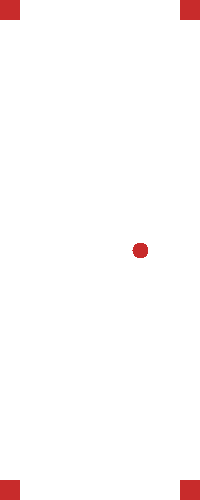
Frame 1 (no input)
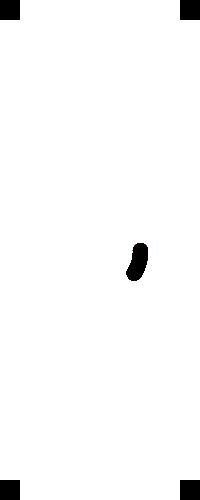
Frame 60 (the mouse pressed at the canvas centre just before this capture)
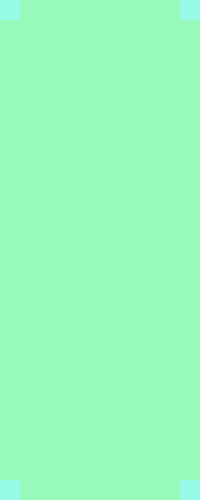
Frame 120 (the mouse held since frame 60 and released just before this capture)

The Processing sketch that drew these frames (run headless with seeded random() and noise(); from frame 60 on, the mouse is pressed at the canvas centre):

// Processing sketch: processing_123721
// ── processing_123721.pde

// A Polar coordinate
float r = 40;         //radius
float theta = 0;      //angle
float h = 0;
float s = 200;
float b = 200;
int d = 1;

void setup() {
  size(200, 500);
  background(255);
  noSmooth();
  frameRate(200);
}
void draw() {
  // change from Polar to Cartesian...
  float x = r * cos(theta);    //x loc
  float y = r * sin(theta);    //y loc 
  
  r-=-.01;    //radius changes, makes spiral

  // Draw an ellipse at x,y
  noStroke();
  colorMode(HSB);
  fill(h, s, b);
  ellipse(x + width/2, y + height/2, 16, 16); // Adjust for center of window
  
  //draw a rectangle
  if (mousePressed) { //if mouse pressed, trail shows
    background(mouseX,s,b);    //BG changes if you press & hold mouse!
  }
  
  //making rectangles in corners
  rectMode(CORNERS);
  rect(0,0,20,20);
  rect(width, 0, width-20, 20);
  rect(width, height, width-20, height-20);
  rect(0, height, 20, height-20);
  
  //setting hue to change color overtime
  //sat. and brightness change according to mouse position
  h += 1*d;
  s = mouseX;
  b = mouseY;
  
  //only prints hsb when mouse moves
  if(mouseX != pmouseX || mouseY != pmouseY) {
    println("hsb: " + h + ", " + s + ", " + b); 
  }
  
  //makes hue reverse when it hits 360, so gradual color change
  if (h>=360 || h <=0) {    
    d *= -1;
  }
  
  // change angle overtime
  theta += 0.01;
}
